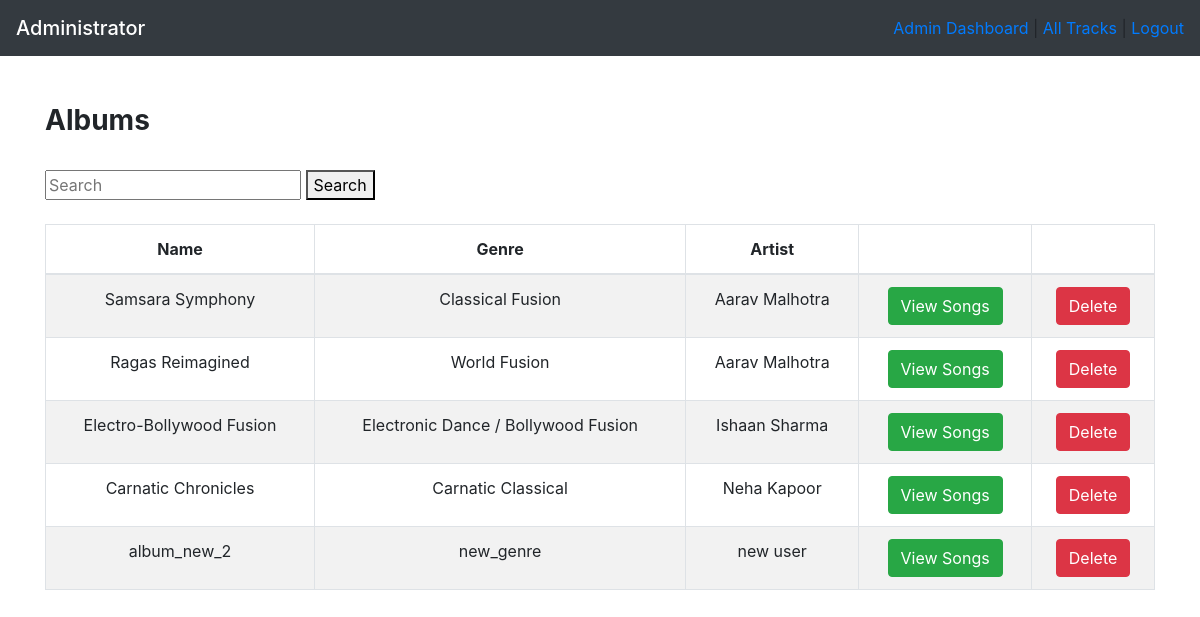
/admin1/admin_albums, run on the app's committed database.
### application/models.py (models this page shows)
class Album(db.Model):
    __tablename__ = "album"
    album_id = db.Column(db.Integer, primary_key=True, autoincrement = True)
    album_name = db.Column(db.String(100), nullable=False)
    genre = db.Column(db.String(50), nullable=False)
    artist = db.Column(db.Integer, db.ForeignKey('creator.creator_id'), nullable=False)
    songs = db.relationship('Song', backref='album', foreign_keys='Song.album_id', cascade = 'delete')

class User(db.Model):
    __tablename__ = "user"
    user_id = db.Column(db.Integer, primary_key=True, autoincrement = True)
    username = db.Column(db.String(80), unique=True, nullable=False)
    password = db.Column(db.String(100), nullable=False)
    user_type = db.Column(db.String(10), nullable=False, default='user')
    playlists = db.relationship('Playlist', backref='owner', foreign_keys='Playlist.user_id', cascade = 'delete')
    ratings = db.relationship('Rating', backref='user', foreign_keys='Rating.user_id', cascade = 'delete')

### application/controllers.py (the view, shortened to what this page needs)
@app.route("/<string:username>/admin_albums", methods = ["GET","POST"])
def admin_albums(username):
    if request.method == 'GET':
        user = User.query.filter_by(username = username).first()
        if user.user_type != 'admin':
            flash('Not accessible to user')
            return redirect(url_for("home"))
        album_info=[]
        album = Album.query.all()
        for i in album:
            x1 = Creator.query.filter_by(creator_id=i.artist).first()
            x2 = User.query.filter_by(user_id=x1.user_id).first()
            album_info.append((i.album_id,i.album_name,i.genre,x2.username))
        return render_template("admin_albums.html",username=username, album_info = album_info)

### templates/admin_albums.html (shortened to what this page needs)
<!DOCTYPE html>
<html lang="en">
<head>
    <link rel="stylesheet" href="https://maxcdn.bootstrapcdn.com/bootstrap/4.5.2/css/bootstrap.min.css">
</head>
<body>
<nav class="navbar navbar-dark bg-dark">
    <span class="navbar-brand mb-0 h1">Administrator</span>
    <div class="ml-auto">
        <a href="/{{ username }}/admin_dashboard">Admin Dashboard</a> | <a href="/{{ username }}/admin_tracks">All Tracks</a> | <a href="/">Logout</a>
    </div>
</nav>
<div class="container py-5">
    <div class="uploads-list">
        <h3><b>Albums</b></h3><br>
        <form action="{{ url_for('search', username = username, category='album') }}" method="POST">
            <input type="text" name="searchstring" placeholder="Search">
            <button type="submit">Search</button>
        </form>
        <br>
        <div class="table-responsive">
            <table class="table table-bordered table-striped text-center">
                <thead>
                    <tr>
                        <th>Name</th>
                        <th>Genre</th>
                        <th>Artist</th>
                        <th></th>
                        <th></th>
                    </tr>
                </thead>
                <tbody>
                    {% for album in album_info %}
                    <tr>
                        <td>{{album[1]}}</td>
                        <td>{{ album[2] }}</td>
                        <td>{{album[3]}}</td>
                        <td><a href="/{{ username }}/album/{{ album[0] }}" class="btn btn-success">View Songs</a></td>
                        <td>
                            <form action="/{{username}}/admin_albums" method="post">
                            <button class="btn btn-danger">Delete</button>
                            </form>
                        </td>
                    </tr>
                    {% endfor %}
                </tbody>
            </table>
        </div>
    </div>
</div>
</body>
</html>

### data on the page
Album: album_name "Samsara Symphony", genre "Classical Fusion"
User: username "Aarav Malhotra" "Aarav Malhotra"
Album: album_name "Ragas Reimagined", genre "World Fusion"
Album: album_name "Electro-Bollywood Fusion", genre "Electronic Dance / Bollywood Fusion"
User: username "Ishaan Sharma"
Album: album_name "Carnatic Chronicles", genre "Carnatic Classical"
User: username "Neha Kapoor"
Album: album_name "album_new_2", genre "new_genre"
User: username "new user"
